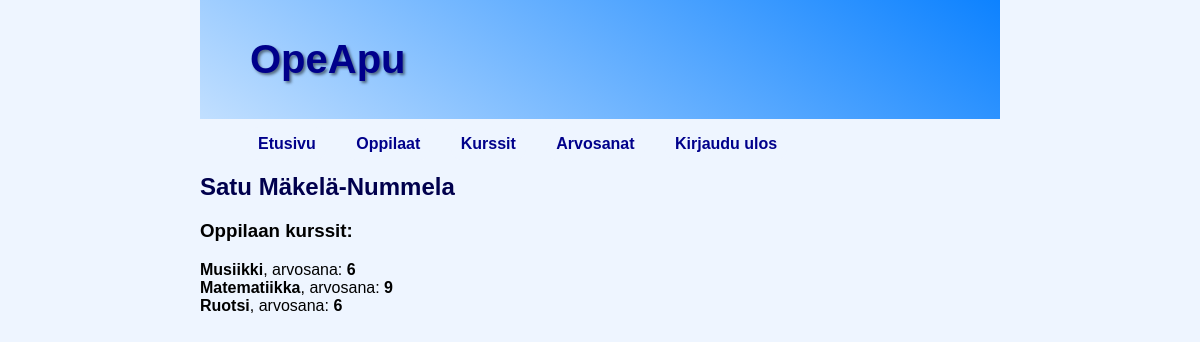
Screenshot of /opeapp/student/4/ (signed in) with the database file from the repository.
### opeapp/models.py (models this page shows, shortened)
class Student(models.Model):
    name = models.CharField(max_length=255)
    creator = models.ForeignKey(User, on_delete=models.CASCADE)

class Course(models.Model):
    name = models.CharField(max_length=255)
    creator = models.ForeignKey(User, on_delete=models.CASCADE)

### opeapp/views.py (the view)
# urls.py: path('student/<int:student_id>/', views.student_details, name='student_details'),
@login_required
def student_details(request, student_id):
    try:
        student = Student.objects.get(pk=student_id)
    except:
        messages.error(request, "You do not have permission to view this student's details.")
        return render(request, 'students.html')
    course_students = CourseStudent.objects.filter(student=student)
    student_courses = {}
    for course_student in course_students:
        course_name = course_student.course.name
        grade = course_student.grade
        student_courses[course_name] = {'grade': grade}
    context = {
        'student_name': student.name,
        'course_students': student_courses
    }
    return render(request, 'student.html', context)

### opeapp/templates/student.html (shortened to what this page needs)
{% extends "base.html" %}
{% block link %}
    {% if user.is_authenticated %}
        {{ block.super }}
    {% endif %}
{% endblock %}
{% block content %}
    <h2>{{ student_name }}</h2>
    <h3>Oppilaan kurssit:</h3>
    {% for course, data in course_students.items %}
        <b>{{ course }}</b>, arvosana: <b>{{ data.grade }}</b>
        <br>
    {% endfor %}
{% endblock %}

### opeapp/static/main.css (style rules this page uses)
body { margin: auto; max-width: 50em; font-family: 'Montserrat', 'Helvetica', sans-serif; background: rgb(238, 245, 255); }
h2 { color: rgb(0, 0, 77); }

### rows the page displays
Student: name "Satu Mäkelä-Nummela"
Course: course_students "Musiikki"
Course: course_students "Matematiikka"
Course: course_students "Ruotsi"

### other values shown
{{ data.grade }} "6" "9" "6"
